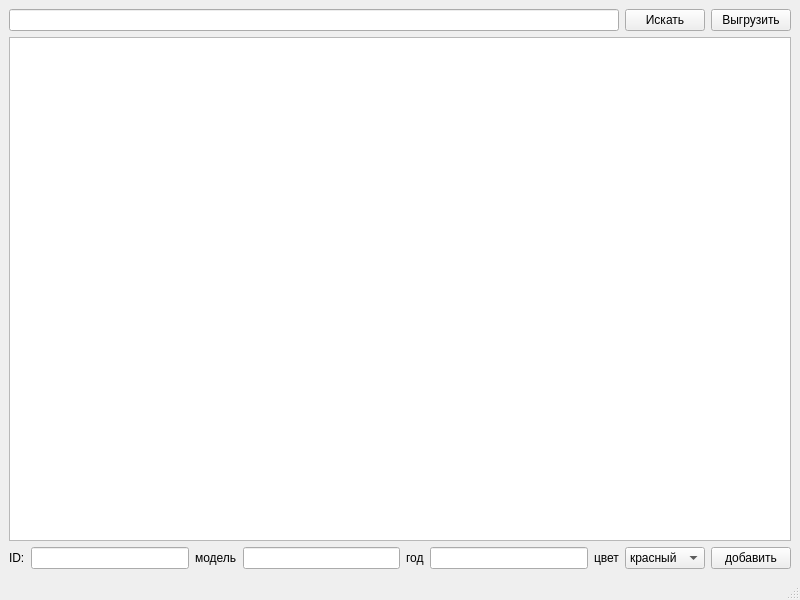
<?xml version="1.0" encoding="UTF-8"?>
<ui version="4.0">
 <class>MainWindow</class>
 <widget class="QMainWindow" name="MainWindow">
  <property name="geometry">
   <rect>
    <x>0</x>
    <y>0</y>
    <width>800</width>
    <height>600</height>
   </rect>
  </property>
  <property name="windowTitle">
   <string>MainWindow</string>
  </property>
  <widget class="QWidget" name="centralwidget">
   <layout class="QVBoxLayout" name="verticalLayout">
    <item>
     <layout class="QHBoxLayout" name="horizontalLayout">
      <item>
       <widget class="QLineEdit" name="editSearch"/>
      </item>
      <item>
       <widget class="QPushButton" name="ButtonFind">
        <property name="text">
         <string>Искать</string>
        </property>
       </widget>
      </item>
      <item>
       <widget class="QPushButton" name="UploadButton">
        <property name="text">
         <string>Выгрузить</string>
        </property>
       </widget>
      </item>
     </layout>
    </item>
    <item>
     <widget class="TBrowser" name="textBrowser"/>
    </item>
    <item>
     <layout class="QHBoxLayout" name="horizontalLayout_2">
      <item>
       <widget class="QLabel" name="label">
        <property name="text">
         <string>ID:</string>
        </property>
       </widget>
      </item>
      <item>
       <widget class="QLineEdit" name="editID"/>
      </item>
      <item>
       <widget class="QLabel" name="label_2">
        <property name="text">
         <string>модель</string>
        </property>
       </widget>
      </item>
      <item>
       <widget class="QLineEdit" name="editModel"/>
      </item>
      <item>
       <widget class="QLabel" name="label_3">
        <property name="text">
         <string>год</string>
        </property>
       </widget>
      </item>
      <item>
       <widget class="QLineEdit" name="editYear"/>
      </item>
      <item>
       <widget class="QLabel" name="label_4">
        <property name="text">
         <string>цвет</string>
        </property>
       </widget>
      </item>
      <item>
       <widget class="QComboBox" name="comboColor">
        <item>
         <property name="text">
          <string>красный</string>
         </property>
        </item>
        <item>
         <property name="text">
          <string>зеленый </string>
         </property>
        </item>
        <item>
         <property name="text">
          <string>синий</string>
         </property>
        </item>
        <item>
         <property name="text">
          <string>черный</string>
         </property>
        </item>
       </widget>
      </item>
      <item>
       <widget class="QPushButton" name="ButtonAdd">
        <property name="text">
         <string>добавить</string>
        </property>
       </widget>
      </item>
     </layout>
    </item>
   </layout>
  </widget>
  <widget class="QMenuBar" name="menubar">
   <property name="geometry">
    <rect>
     <x>0</x>
     <y>0</y>
     <width>800</width>
     <height>22</height>
    </rect>
   </property>
  </widget>
  <widget class="QStatusBar" name="statusbar"/>
 </widget>
 <customwidgets>
  <customwidget>
   <class>TBrowser</class>
   <extends>QTextBrowser</extends>
   <header location="global">tbrowser.h</header>
  </customwidget>
 </customwidgets>
 <resources/>
 <connections>
  <connection>
   <sender>ButtonFind</sender>
   <signal>clicked()</signal>
   <receiver>MainWindow</receiver>
   <slot>FindCar()</slot>
   <hints>
    <hint type="sourcelabel">
     <x>708</x>
     <y>55</y>
    </hint>
    <hint type="destinationlabel">
     <x>710</x>
     <y>28</y>
    </hint>
   </hints>
  </connection>
  <connection>
   <sender>ButtonAdd</sender>
   <signal>clicked()</signal>
   <receiver>MainWindow</receiver>
   <slot>AddCar()</slot>
   <hints>
    <hint type="sourcelabel">
     <x>755</x>
     <y>563</y>
    </hint>
    <hint type="destinationlabel">
     <x>725</x>
     <y>577</y>
    </hint>
   </hints>
  </connection>
  <connection>
   <sender>UploadButton</sender>
   <signal>clicked()</signal>
   <receiver>MainWindow</receiver>
   <slot>UploadCar()</slot>
   <hints>
    <hint type="sourcelabel">
     <x>776</x>
     <y>46</y>
    </hint>
    <hint type="destinationlabel">
     <x>792</x>
     <y>56</y>
    </hint>
   </hints>
  </connection>
  <connection>
   <sender>ButtonAdd</sender>
   <signal>clicked()</signal>
   <receiver>editID</receiver>
   <slot>clear()</slot>
   <hints>
    <hint type="sourcelabel">
     <x>734</x>
     <y>562</y>
    </hint>
    <hint type="destinationlabel">
     <x>147</x>
     <y>567</y>
    </hint>
   </hints>
  </connection>
  <connection>
   <sender>ButtonAdd</sender>
   <signal>clicked()</signal>
   <receiver>editModel</receiver>
   <slot>clear()</slot>
   <hints>
    <hint type="sourcelabel">
     <x>717</x>
     <y>552</y>
    </hint>
    <hint type="destinationlabel">
     <x>384</x>
     <y>558</y>
    </hint>
   </hints>
  </connection>
  <connection>
   <sender>ButtonAdd</sender>
   <signal>clicked()</signal>
   <receiver>editYear</receiver>
   <slot>clear()</slot>
   <hints>
    <hint type="sourcelabel">
     <x>783</x>
     <y>561</y>
    </hint>
    <hint type="destinationlabel">
     <x>566</x>
     <y>556</y>
    </hint>
   </hints>
  </connection>
 </connections>
 <slots>
  <slot>FindCar()</slot>
  <slot>AddCar()</slot>
  <slot>UploadCar()</slot>
 </slots>
</ui>
